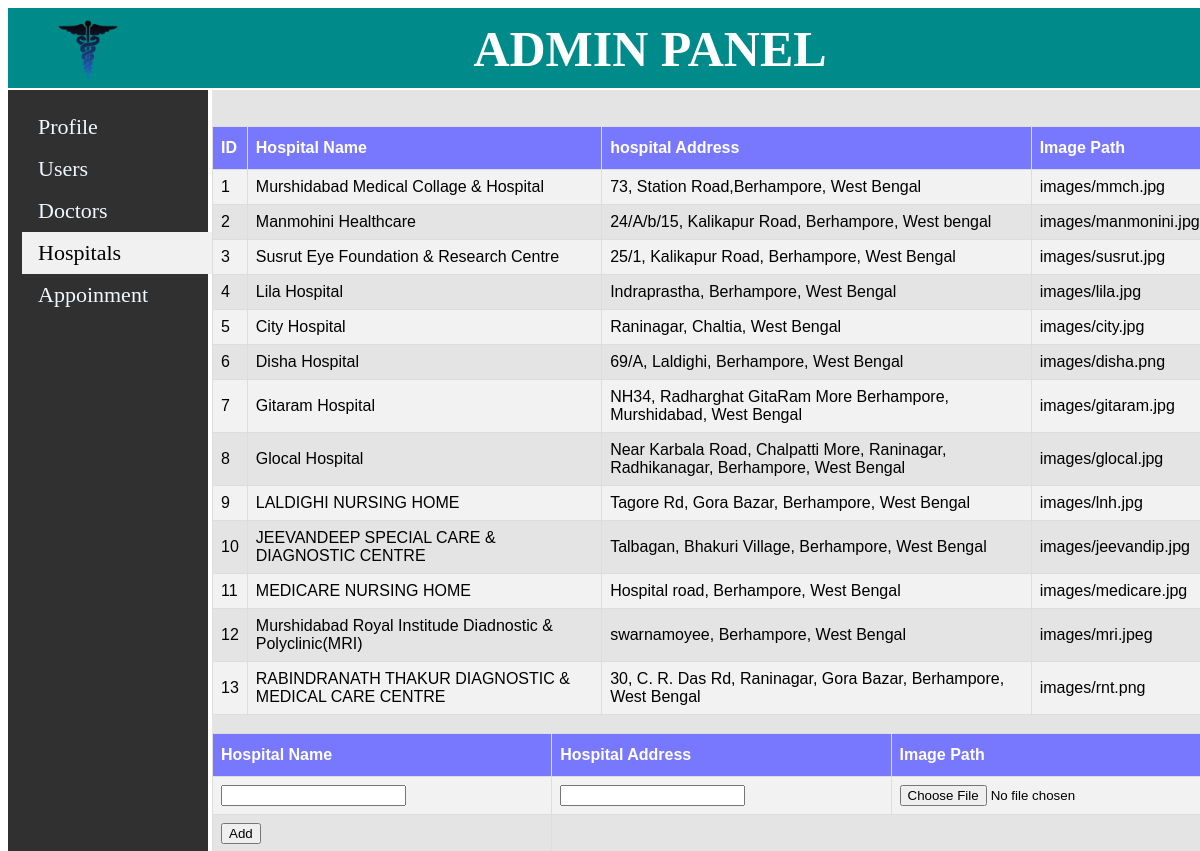
/adminpanel/hospitals.php, run on the app's committed database.
### tables this page shows
CREATE TABLE IF NOT EXISTS `hospitals` (
  `id` int(4) NOT NULL AUTO_INCREMENT,
  `Hname` varchar(100) NOT NULL,
  `Haddress` varchar(100) NOT NULL,
  `Himage` varchar(100) NOT NULL,
  PRIMARY KEY (`id`)
);

### adminpanel/hospitals.php (the view, shortened to what this page needs)
<?php
include("templet\hospital_frm.php");
$conn=mysqli_connect("localhost","root","","example");
$sql=mysqli_query($conn,"select * from `hospitals`");
echo "
<br><br>
<table id=\"customers\">
<tr>
<th>ID</th>
<th>Hospital Name</th>
<th>hospital Address</th>
<th>Image Path</th>
<th><b>Update</b></th>
<th><b>Delete</b></th>
</tr>";
while(list($a,$b,$c,$d)=mysqli_fetch_row($sql))
{
	echo "
	<tr>
	<td>$a</td>
	<td>$b</td>
	<td>$c</td>
	<td>$d</td>
	<td><a href=#><b>Edit</b></a></td>
	<td><a href=\"hospitals_delete.php?ed=$a\"><b>Delete</b></a></td>
	</tr>";
}
echo "</table>";
echo "
<br>
<form action=\"hospitals.php\" method=\"POST\" enctype=\"multipart/form-data\">
<table id=\"customers\">
<tr>
<th>Hospital Name</th>
<th>Hospital Address</th>
<th>Image Path</th>
</tr>
<tr>
<td><input type=\"text\" name=\"hname\"></td>
<td><input type=\"text\" name=\"hadd\"></td>
<td><input type=\"file\" name=\"img\"></td>
</tr>
<tr>
<td>
<input type=\"submit\" name=\"add\" value=\"Add\">
</td>
</tr>
</table>
</form>
<br><br><br><br>
";
include("templet\z.php");
?>

### adminpanel/css/cs1.css (style rules this page uses)
#customers { font-family: "Trebuchet MS", Arial, Helvetica, sans-serif; border-collapse: collapse; width: 100%; }
#customers td, #customers th { border: 1px solid #ddd; padding: 8px; }
#customers tr:nth-child(even) { background-color: #f2f2f2; }
#customers th { padding-top: 12px; padding-bottom: 12px; text-align: left; background-color: #7878ff; color: white; }

### data on the page
hospitals: id "1", Hname "Murshidabad Medical Collage & Hospital", Haddress "73, Station Road,Berhampore, West Bengal", Himage "images/mmch.jpg"
hospitals: id "2", Hname "Manmohini Healthcare", Haddress "24/A/b/15, Kalikapur Road, Berhampore, West bengal", Himage "images/manmonini.jpg"
hospitals: id "3", Hname "Susrut Eye Foundation & Research Centre", Haddress "25/1, Kalikapur Road, Berhampore, West Bengal", Himage "images/susrut.jpg"
hospitals: id "4", Hname "Lila Hospital", Haddress "Indraprastha, Berhampore, West Bengal", Himage "images/lila.jpg"
hospitals: id "5", Hname "City Hospital", Haddress "Raninagar, Chaltia, West Bengal", Himage "images/city.jpg"
hospitals: id "6", Hname "Disha Hospital", Haddress "69/A, Laldighi, Berhampore, West Bengal", Himage "images/disha.png"
hospitals: id "7", Hname "Gitaram Hospital", Haddress "NH34, Radharghat GitaRam More Berhampore, Murshidabad, West Bengal", Himage "images/gitaram.jpg"
hospitals: id "8", Hname "Glocal Hospital", Haddress "Near Karbala Road, Chalpatti More, Raninagar, Radhikanagar, Berhampore, West Bengal", Himage "images/glocal.jpg"
hospitals: id "9", Hname "LALDIGHI NURSING HOME", Haddress "Tagore Rd, Gora Bazar, Berhampore, West Bengal", Himage "images/lnh.jpg"
hospitals: id "10", Hname "JEEVANDEEP SPECIAL CARE & DIAGNOSTIC CENTRE", Haddress "Talbagan, Bhakuri Village, Berhampore, West Bengal", Himage "images/jeevandip.jpg"
hospitals: id "11", Hname "MEDICARE NURSING HOME", Haddress "Hospital road, Berhampore, West Bengal", Himage "images/medicare.jpg"
hospitals: id "12", Hname "Murshidabad Royal Institude Diadnostic & Polyclinic(MRI)", Haddress "swarnamoyee, Berhampore, West Bengal", Himage "images/mri.jpeg"
hospitals: id "13", Hname "RABINDRANATH THAKUR DIAGNOSTIC & MEDICAL CARE CENTRE", Haddress "30, C. R. Das Rd, Raninagar, Gora Bazar, Berhampore, West Bengal", Himage "images/rnt.png"
